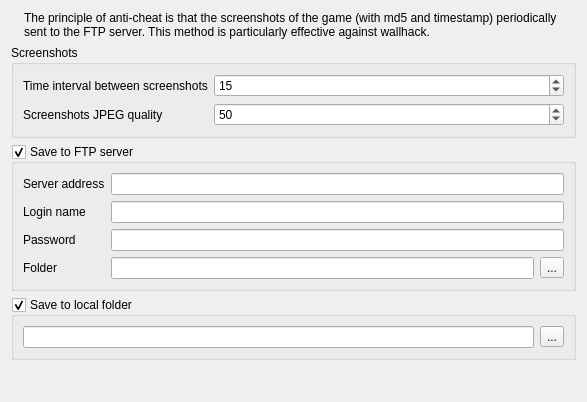
<?xml version="1.0" encoding="UTF-8"?>
<ui version="4.0">
 <class>settings_widget</class>
 <widget class="QWidget" name="settings_widget">
  <property name="geometry">
   <rect>
    <x>0</x>
    <y>0</y>
    <width>587</width>
    <height>402</height>
   </rect>
  </property>
  <property name="windowTitle">
   <string>Form</string>
  </property>
  <layout class="QVBoxLayout" name="verticalLayout">
   <item>
    <layout class="QHBoxLayout" name="horizontalLayout">
     <item>
      <widget class="QLabel" name="label_4">
       <property name="sizePolicy">
        <sizepolicy hsizetype="Fixed" vsizetype="Fixed">
         <horstretch>0</horstretch>
         <verstretch>0</verstretch>
        </sizepolicy>
       </property>
       <property name="text">
        <string/>
       </property>
       <property name="pixmap">
        <pixmap resource="../images.qrc">:/icons/icons/help-about.png</pixmap>
       </property>
      </widget>
     </item>
     <item>
      <widget class="QLabel" name="label_3">
       <property name="text">
        <string>The principle of anti-cheat is that the screenshots of the game (with md5 and timestamp) periodically sent to the FTP server. This method is particularly effective against wallhack.</string>
       </property>
       <property name="wordWrap">
        <bool>true</bool>
       </property>
      </widget>
     </item>
    </layout>
   </item>
   <item>
    <widget class="QGroupBox" name="groupBox_2">
     <property name="title">
      <string>Screenshots</string>
     </property>
     <layout class="QVBoxLayout" name="verticalLayout_2">
      <item>
       <layout class="QFormLayout" name="formLayout">
        <item row="0" column="0">
         <widget class="QLabel" name="label">
          <property name="text">
           <string>Time interval between screenshots</string>
          </property>
         </widget>
        </item>
        <item row="0" column="1">
         <widget class="QSpinBox" name="interval_spin">
          <property name="minimum">
           <number>1</number>
          </property>
          <property name="maximum">
           <number>1000</number>
          </property>
          <property name="value">
           <number>15</number>
          </property>
         </widget>
        </item>
        <item row="1" column="0">
         <widget class="QLabel" name="label_2">
          <property name="text">
           <string>Screenshots JPEG quality</string>
          </property>
         </widget>
        </item>
        <item row="1" column="1">
         <widget class="QSpinBox" name="quality_spin">
          <property name="value">
           <number>50</number>
          </property>
         </widget>
        </item>
       </layout>
      </item>
     </layout>
    </widget>
   </item>
   <item>
    <widget class="QGroupBox" name="ftp_gb">
     <property name="title">
      <string>Save to FTP server</string>
     </property>
     <property name="flat">
      <bool>false</bool>
     </property>
     <property name="checkable">
      <bool>true</bool>
     </property>
     <property name="checked">
      <bool>true</bool>
     </property>
     <layout class="QHBoxLayout" name="horizontalLayout_4">
      <item>
       <layout class="QFormLayout" name="formLayout_2">
        <item row="0" column="0">
         <widget class="QLabel" name="label_5">
          <property name="text">
           <string>Server address</string>
          </property>
         </widget>
        </item>
        <item row="0" column="1">
         <widget class="QLineEdit" name="ftp_addr_edit">
          <property name="toolTip">
           <string>Host:port, port is optional (default 21)</string>
          </property>
         </widget>
        </item>
        <item row="1" column="0">
         <widget class="QLabel" name="label_6">
          <property name="text">
           <string>Login name</string>
          </property>
         </widget>
        </item>
        <item row="1" column="1">
         <widget class="QLineEdit" name="login_edit"/>
        </item>
        <item row="2" column="0">
         <widget class="QLabel" name="label_7">
          <property name="text">
           <string>Password</string>
          </property>
         </widget>
        </item>
        <item row="2" column="1">
         <widget class="QLineEdit" name="password_edit"/>
        </item>
        <item row="3" column="0">
         <widget class="QLabel" name="label_8">
          <property name="text">
           <string>Folder</string>
          </property>
         </widget>
        </item>
        <item row="3" column="1">
         <layout class="QHBoxLayout" name="horizontalLayout_3">
          <item>
           <widget class="QLineEdit" name="ftp_folder_edit"/>
          </item>
          <item>
           <widget class="QToolButton" name="choose_ftp_folder_btn">
            <property name="toolTip">
             <string>Choose local folder</string>
            </property>
            <property name="text">
             <string>...</string>
            </property>
            <property name="icon">
             <iconset resource="../images.qrc">
              <normaloff>:/icons/icons/choose-file.png</normaloff>:/icons/icons/choose-file.png</iconset>
            </property>
           </widget>
          </item>
         </layout>
        </item>
       </layout>
      </item>
     </layout>
    </widget>
   </item>
   <item>
    <widget class="QGroupBox" name="local_file_gb">
     <property name="title">
      <string>Save to local folder</string>
     </property>
     <property name="checkable">
      <bool>true</bool>
     </property>
     <layout class="QHBoxLayout" name="horizontalLayout_2">
      <item>
       <widget class="QLineEdit" name="local_folder_edit">
        <property name="toolTip">
         <string>Local folder to save screenshots</string>
        </property>
       </widget>
      </item>
      <item>
       <widget class="QToolButton" name="choose_local_folder_btn">
        <property name="toolTip">
         <string>Choose local folder</string>
        </property>
        <property name="text">
         <string>...</string>
        </property>
        <property name="icon">
         <iconset resource="../images.qrc">
          <normaloff>:/icons/icons/choose-file.png</normaloff>:/icons/icons/choose-file.png</iconset>
        </property>
       </widget>
      </item>
     </layout>
    </widget>
   </item>
   <item>
    <spacer name="verticalSpacer">
     <property name="orientation">
      <enum>Qt::Vertical</enum>
     </property>
     <property name="sizeHint" stdset="0">
      <size>
       <width>20</width>
       <height>40</height>
      </size>
     </property>
    </spacer>
   </item>
  </layout>
 </widget>
 <resources>
  <include location="../images.qrc"/>
 </resources>
 <connections/>
</ui>
